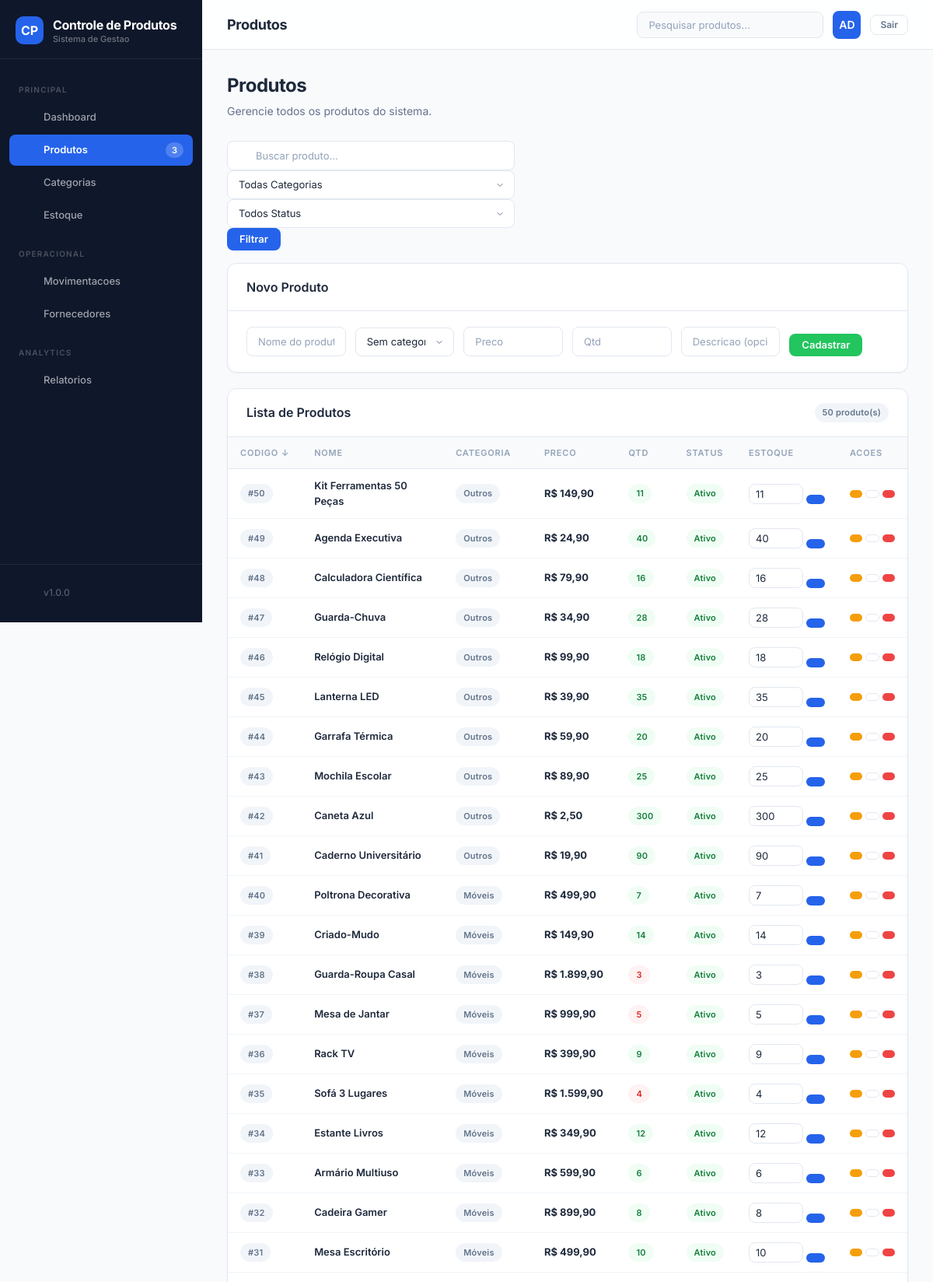
Page /produtos.php (signed in, upper part) on the committed database.
### tables this page shows
CREATE TABLE IF NOT EXISTS produtos (
    id INT AUTO_INCREMENT PRIMARY KEY,
    nome VARCHAR(150) NOT NULL,
    categoria_id INT DEFAULT NULL,
    preco DECIMAL(10, 2) NOT NULL,
    quantidade INT NOT NULL,
    descricao VARCHAR(255) DEFAULT NULL,
    status VARCHAR(20) DEFAULT 'Ativo',
    imagem VARCHAR(255) DEFAULT NULL,
    CONSTRAINT fk_produtos_categoria
        FOREIGN KEY (categoria_id)
        REFERENCES categorias(id)
        ON DELETE SET NULL
        ON UPDATE CASCADE
);

CREATE TABLE IF NOT EXISTS categorias (
    id INT AUTO_INCREMENT PRIMARY KEY,
    nome VARCHAR(100) NOT NULL,
    descricao VARCHAR(255) DEFAULT NULL,
    status VARCHAR(20) DEFAULT 'Ativo'
);

### src/functions/funcoes.php (called while the page is built, shortened)
<?php
function filtrarProdutos($conn, $filtros = []) {
    $sql = "SELECT p.*, c.nome AS categoria_nome
            FROM produtos p
            LEFT JOIN categorias c ON p.categoria_id = c.id
            WHERE 1=1";
    $params = [];
    if (!empty($filtros['ordenar'])) {
        $ordem = in_array($filtros['ordem'], ['ASC', 'DESC']) ? $filtros['ordem'] : 'ASC';
        $camposOrdenacao = [
            'id' => 'p.id',
            'nome' => 'p.nome',
            'preco' => 'p.preco',
            'quantidade' => 'p.quantidade',
            'status' => 'p.status',
            'categoria_nome' => 'c.nome'
        ];
        $campo = $camposOrdenacao[$filtros['ordenar']] ?? 'p.id';
        $sql .= " ORDER BY {$campo} {$ordem}";
    } else {
        $sql .= " ORDER BY p.id DESC";
    }
    $stmt = $conn->prepare($sql);
    $stmt->execute($params);
    return $stmt->fetchAll();
}

### public/produtos.php (the view, shortened to what this page needs)
<?php
require '../src/functions/funcoes.php';
$conn = conectar();
$busca = trim($_GET['busca'] ?? '');
$ordenar = $_GET['ordenar'] ?? 'id';
$ordem = $_GET['ordem'] ?? 'DESC';
$filtros = [];
$filtros['ordenar'] = $ordenar;
$filtros['ordem'] = $ordem;
$produtos = filtrarProdutos($conn, $filtros);
require '../src/includes/header.php';
?>
<div class="page-header">
    <h1>Produtos</h1>
    <p>Gerencie todos os produtos do sistema.</p>
</div>
<div class="action-bar">
    <form method="GET" class="filter-bar">
        <div class="search-box">
            <input type="text" name="busca" class="form-control" placeholder="Buscar produto..." value="<?= htmlspecialchars($busca) ?>" style="padding-left:36px;">
        </div>
        <select name="categoria_id" class="form-control" onchange="this.form.submit()">
            <option value="">Todas Categorias</option>
        </select>
        <select name="status" class="form-control" onchange="this.form.submit()">
            <option value="">Todos Status</option>
        </select>
        <button type="submit" class="btn btn-primary"><?= icon('filter', 16) ?> Filtrar</button>
    </form>
</div>
<div class="card fade-in">
    <div class="card-header">
        <h2><?= icon('plus', 16) ?> Novo Produto</h2>
    </div>
    <div class="card-body">
        <form method="POST" class="form-inline">
            <div class="form-group">
                <input type="text" name="nome" class="form-control" placeholder="Nome do produto" required>
            </div>
            <div class="form-group">
                <select name="categoria_id" class="form-control">
                    <option value="">Sem categoria</option>
                </select>
            </div>
            <div class="form-group">
                <input type="number" name="preco" class="form-control" placeholder="Preco" step="0.01" required>
            </div>
            <div class="form-group">
                <input type="number" name="quantidade" class="form-control" placeholder="Qtd" required>
            </div>
            <div class="form-group">
                <input type="text" name="descricao" class="form-control" placeholder="Descricao (opcional)">
            </div>
            <div class="form-group">
                <button type="submit" class="btn btn-success"><?= icon('plus', 14) ?> Cadastrar</button>
            </div>
        </form>
    </div>
</div>
<div class="card fade-in">
    <div class="card-header">
        <h2><?= icon('package', 16) ?> Lista de Produtos</h2>
        <div class="card-actions">
            <span class="badge badge-neutral"><?= count($produtos) ?> produto(s)</span>
        </div>
    </div>
    <div class="card-body" style="padding:0;">
        <?php if (empty($produtos)): ?>
            <div class="empty-state">
                <?= icon('package', 48) ?>
                <h3>Nenhum produto encontrado</h3>
                <p><?= $busca ? 'Nenhum resultado para sua busca.' : 'Cadastre seu primeiro produto.' ?></p>
            </div>
        <?php else: ?>
            <div class="table-container">
                <table>
                    <thead>
                        <tr>
                            <th><a href="?<?= http_build_query(array_merge($_GET, ['ordenar' => 'id', 'ordem' => $ordenar === 'id' && $ordem === 'DESC' ? 'ASC' : 'DESC'])) ?>" class="sort-link">Codigo <?= $ordenar === 'id' ? ($ordem === 'ASC' ? '↑' : '↓') : '' ?></a></th>
                            <th><a href="?<?= http_build_query(array_merge($_GET, ['ordenar' => 'nome', 'ordem' => $ordenar === 'nome' && $ordem === 'DESC' ? 'ASC' : 'DESC'])) ?>" class="sort-link">Nome <?= $ordenar === 'nome' ? ($ordem === 'ASC' ? '↑' : '↓') : '' ?></a></th>
                            <th><a href="?<?= http_build_query(array_merge($_GET, ['ordenar' => 'categoria_nome', 'ordem' => $ordenar === 'categoria_nome' && $ordem === 'DESC' ? 'ASC' : 'DESC'])) ?>" class="sort-link">Categoria <?= $ordenar === 'categoria_nome' ? ($ordem === 'ASC' ? '↑' : '↓') : '' ?></a></th>
                            <th><a href="?<?= http_build_query(array_merge($_GET, ['ordenar' => 'preco', 'ordem' => $ordenar === 'preco' && $ordem === 'DESC' ? 'ASC' : 'DESC'])) ?>" class="sort-link">Preco <?= $ordenar === 'preco' ? ($ordem === 'ASC' ? '↑' : '↓') : '' ?></a></th>
                            <th><a href="?<?= http_build_query(array_merge($_GET, ['ordenar' => 'quantidade', 'ordem' => $ordenar === 'quantidade' && $ordem === 'DESC' ? 'ASC' : 'DESC'])) ?>" class="sort-link">Qtd <?= $ordenar === 'quantidade' ? ($ordem === 'ASC' ? '↑' : '↓') : '' ?></a></th>
                            <th><a href="?<?= http_build_query(array_merge($_GET, ['ordenar' => 'status', 'ordem' => $ordenar === 'status' && $ordem === 'DESC' ? 'ASC' : 'DESC'])) ?>" class="sort-link">Status <?= $ordenar === 'status' ? ($ordem === 'ASC' ? '↑' : '↓') : '' ?></a></th>
                            <th>Estoque</th>
                            <th>Acoes</th>
                        </tr>
                    </thead>
                    <tbody>
                    <?php foreach ($produtos as $p): ?>
                        <tr>
                            <td><span class="badge badge-neutral">#<?= $p['id'] ?></span></td>
                            <td><span class="product-name"><?= htmlspecialchars($p['nome']) ?></span></td>
                            <td><span class="badge badge-neutral"><?= htmlspecialchars($p['categoria_nome'] ?? '—') ?></span></td>
                            <td><strong>R$ <?= number_format($p['preco'], 2, ',', '.') ?></strong></td>
                            <td>
                                <?php $baixo = (int)$p['quantidade'] <= 5; ?>
                                <span class="badge <?= $baixo ? 'badge-error' : 'badge-success' ?>"><?= $p['quantidade'] ?></span>
                            </td>
                            <td>
                                <?php if ($p['status'] === 'Ativo'): ?>
                                    <span class="badge badge-success">Ativo</span>
                                <?php else: ?>
                                    <span class="badge badge-error">Inativo</span>
                                <?php endif; ?>
                            </td>
                            <td>
                                <form method="POST" class="form-inline" style="gap:4px;flex-wrap:nowrap;">
                                    <input type="number" name="quantidade" value="<?= $p['quantidade'] ?>" min="0" class="form-control" style="width:70px;padding:4px 8px;">
                                    <button type="submit" class="btn btn-primary btn-sm"><?= icon('save', 14) ?></button>
                                </form>
                            </td>
                            <td>
                                <div class="table-actions">
                                    <a href="editar_produto.php?id=<?= $p['id'] ?>" class="btn btn-warning btn-sm"><?= icon('edit', 14) ?></a>
                                    <?php if ($p['status'] === 'Ativo'): ?>
                                        <a href="?desativar=<?= $p['id'] ?>" class="btn btn-ghost btn-sm"><?= icon('toggle-left', 14) ?></a>
                                    <?php else: ?>
                                        <a href="?ativar=<?= $p['id'] ?>" class="btn btn-success btn-sm"><?= icon('toggle-right', 14) ?></a>
                                    <?php endif; ?>
                                    <a href="?deletar=<?= $p['id'] ?>" class="btn btn-danger btn-sm" onclick="return confirm('Excluir este produto?')"><?= icon('trash-2', 14) ?></a>
                                </div>
                            </td>
                        </tr>
                    <?php endforeach; ?>
                    </tbody>
                </table>
            </div>
        <?php endif; ?>
    </div>
</div>
<?php require '../src/includes/footer.php'; ?>

### public/assets/css/moderno.css (style rules this page uses)
:root { --bg: #F8FAFC; --bg-card: #FFFFFF; --bg-sidebar: #0F172A; --bg-topbar: #FFFFFF; --primary: #2563EB; --primary-hover: #1D4ED8; --primary-light: #EFF6FF; --success: #22C55E; --success-light: #F0FDF4; --warning: #F59E0B; --warning-light: #FFFBEB; --error: #EF4444; --error-light: #FEF2F2; --info: #3B82F6; --info-light: #EFF6FF; --text: #1E293B; --text-secondary: #64748B; --text-muted: #94A3B8; --border: #E2E8F0; --border-light: #F1F5F9; --sidebar-width: 260px; --topbar-height: 64px; --radius: 12px; --radius-sm: 8px; --radius-lg: 16px; --shadow-sm: 0 1px 2px rgba(0,0,0,0.05); --shadow: 0 1px 3px rgba(0,0,0,0.08), 0 1px 2px rgba(0,0,0,0.06); --shadow-lg: 0 4px 12px rgba(0,0,0,0.1); --shadow-xl: 0 8px 30px rgba(0,0,0,0.12); --transition: all 0.2s ease; }
*, *::before, *::after { margin:0; padding:0; box-sizing:border-box; }
html { font-size:14px; scroll-behavior:smooth; }
body { font-family:'Inter',-apple-system,BlinkMacSystemFont,sans-serif; background:var(--bg); color:var(--text); line-height:1.5; min-height:100vh; display:flex; }
a { text-decoration:none; color:inherit; }
.page-header { margin-bottom:28px; }
.page-header h1 { font-size:24px; font-weight:700; letter-spacing:-.5px; color:var(--text); }
.page-header p { color:var(--text-secondary); font-size:14px; margin-top:4px; }
.card { background:var(--bg-card); border-radius:var(--radius); box-shadow:var(--shadow-sm); border:1px solid var(--border); margin-bottom:20px; overflow:hidden; }
.card-header { padding:18px 24px; border-bottom:1px solid var(--border); display:flex; align-items:center; justify-content:space-between; flex-wrap:wrap; gap:12px; }
.card-header h2 { font-size:16px; font-weight:600; color:var(--text); display:flex; align-items:center; gap:8px; }
.card-header .card-actions { display:flex; gap:8px; align-items:center; }
.card-body { padding:20px 24px; }
.table-container { overflow-x:auto; }
table { width:100%; border-collapse:collapse; }
table th { text-align:left; padding:12px 16px; font-size:11px; font-weight:600; text-transform:uppercase; letter-spacing:.8px; color:var(--text-muted); background:var(--bg); border-bottom:1px solid var(--border); white-space:nowrap; }
table td { padding:12px 16px; font-size:13px; border-bottom:1px solid var(--border-light); color:var(--text); vertical-align:middle; }
table .product-name { font-weight:600; color:var(--text); }
.badge { display:inline-flex; align-items:center; gap:4px; padding:4px 10px; border-radius:999px; font-size:11px; font-weight:600; letter-spacing:.2px; }
.badge-success { background:var(--success-light); color:#15803D; }
.badge-error { background:var(--error-light); color:#DC2626; }
.badge-neutral { background:var(--border-light); color:var(--text-secondary); }
.btn { display:inline-flex; align-items:center; gap:6px; padding:8px 16px; border-radius:8px; font-size:13px; font-weight:600; font-family:'Inter',sans-serif; border:none; cursor:pointer; transition:var(--transition); text-decoration:none; line-height:1; white-space:nowrap; }
.btn-primary { background:var(--primary); color:white; }
.btn-success { background:var(--success); color:white; }
.btn-warning { background:var(--warning); color:white; }
.btn-danger { background:var(--error); color:white; }
.btn-ghost { background:transparent; color:var(--text-secondary); border:1px solid var(--border); }
.btn-sm { padding:6px 12px; font-size:12px; }
.form-group { margin-bottom:16px; }
.form-control { width:100%; padding:10px 14px; border:1px solid var(--border); border-radius:var(--radius-sm); font-family:'Inter',sans-serif; font-size:13px; color:var(--text); background:white; transition:var(--transition); }
.form-control::placeholder { color:var(--text-muted); }
select.form-control { cursor:pointer; appearance:none; background-repeat:no-repeat; background-position:right 12px center; padding-right:36px; }
.action-bar { display:flex; flex-wrap:wrap; gap:10px; align-items:center; margin-bottom:16px; }
.action-bar .search-box { flex:1; min-width:200px; position:relative; }
.action-bar .search-box input { padding-left:36px; }
.form-inline { display:flex; flex-wrap:wrap; gap:12px; align-items:flex-end; }
.form-inline .form-group { margin-bottom:0; flex:1; min-width:120px; }
.table-actions { display:flex; gap:4px; }
.table-actions .btn-sm { padding:4px 8px; font-size:11px; }
.sort-link { color:inherit; text-decoration:none; font-weight:600; white-space:nowrap; }
.fade-in { animation:fadeIn .3s ease forwards; }

### rows in the picture
produtos: id "50", nome "Kit Ferramentas 50 Peças", categoria.nome "Outros", preco "149,90", quantidade "11", status "Ativo"
produtos: id "49", nome "Agenda Executiva", categoria.nome "Outros", preco "24,90", quantidade "40", status "Ativo"
produtos: id "48", nome "Calculadora Científica", categoria.nome "Outros", preco "79,90", quantidade "16", status "Ativo"
produtos: id "47", nome "Guarda-Chuva", categoria.nome "Outros", preco "34,90", quantidade "28", status "Ativo"
produtos: id "46", nome "Relógio Digital", categoria.nome "Outros", preco "99,90", quantidade "18", status "Ativo"
produtos: id "45", nome "Lanterna LED", categoria.nome "Outros", preco "39,90", quantidade "35", status "Ativo"
produtos: id "44", nome "Garrafa Térmica", categoria.nome "Outros", preco "59,90", quantidade "20", status "Ativo"
produtos: id "43", nome "Mochila Escolar", categoria.nome "Outros", preco "89,90", quantidade "25", status "Ativo"
produtos: id "42", nome "Caneta Azul", categoria.nome "Outros", preco "2,50", quantidade "300", status "Ativo"
produtos: id "41", nome "Caderno Universitário", categoria.nome "Outros", preco "19,90", quantidade "90", status "Ativo"
produtos: id "40", nome "Poltrona Decorativa", categoria.nome "Móveis", preco "499,90", quantidade "7", status "Ativo"
produtos: id "39", nome "Criado-Mudo", categoria.nome "Móveis", preco "149,90", quantidade "14", status "Ativo"
produtos: id "38", nome "Guarda-Roupa Casal", categoria.nome "Móveis", preco "1.899,90", quantidade "3", status "Ativo"
produtos: id "37", nome "Mesa de Jantar", categoria.nome "Móveis", preco "999,90", quantidade "5", status "Ativo"
produtos: id "36", nome "Rack TV", categoria.nome "Móveis", preco "399,90", quantidade "9", status "Ativo"
produtos: id "35", nome "Sofá 3 Lugares", categoria.nome "Móveis", preco "1.599,90", quantidade "4", status "Ativo"
produtos: id "34", nome "Estante Livros", categoria.nome "Móveis", preco "349,90", quantidade "12", status "Ativo"
produtos: id "33", nome "Armário Multiuso", categoria.nome "Móveis", preco "599,90", quantidade "6", status "Ativo"
produtos: id "32", nome "Cadeira Gamer", categoria.nome "Móveis", preco "899,90", quantidade "8", status "Ativo"
produtos: id "31", nome "Mesa Escritório", categoria.nome "Móveis", preco "499,90", quantidade "10", status "Ativo"

### other values in the picture
$estoqueBaixoCount "3"
$titulo "Produtos"
substr($usuario['nome'] ?? 'U', 0, 2) "AD"
count($produtos) "50"
